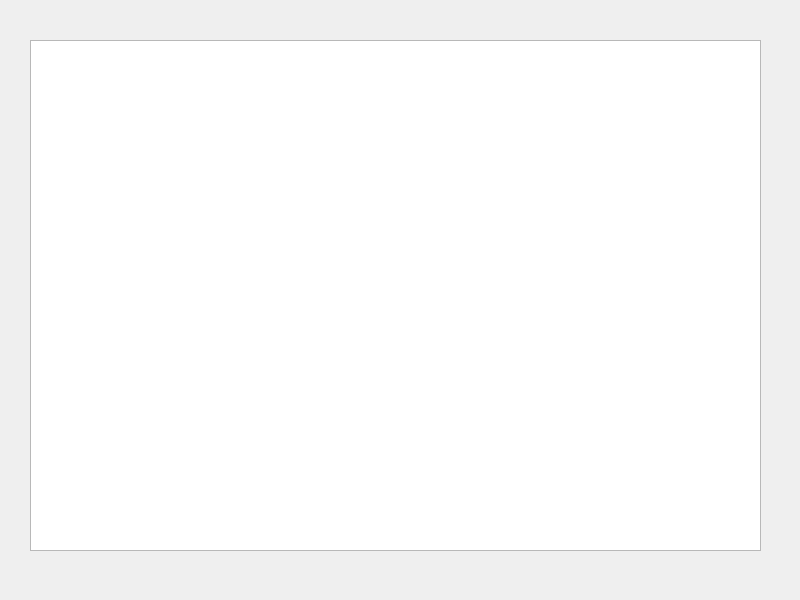
<?xml version="1.0" encoding="UTF-8"?>
<ui version="4.0">
 <class>Widget</class>
 <widget class="QWidget" name="Widget">
  <property name="geometry">
   <rect>
    <x>0</x>
    <y>0</y>
    <width>800</width>
    <height>600</height>
   </rect>
  </property>
  <property name="windowTitle">
   <string>Widget</string>
  </property>
  <widget class="QListWidget" name="listWidget">
   <property name="geometry">
    <rect>
     <x>30</x>
     <y>40</y>
     <width>731</width>
     <height>511</height>
    </rect>
   </property>
  </widget>
 </widget>
 <resources/>
 <connections/>
</ui>
